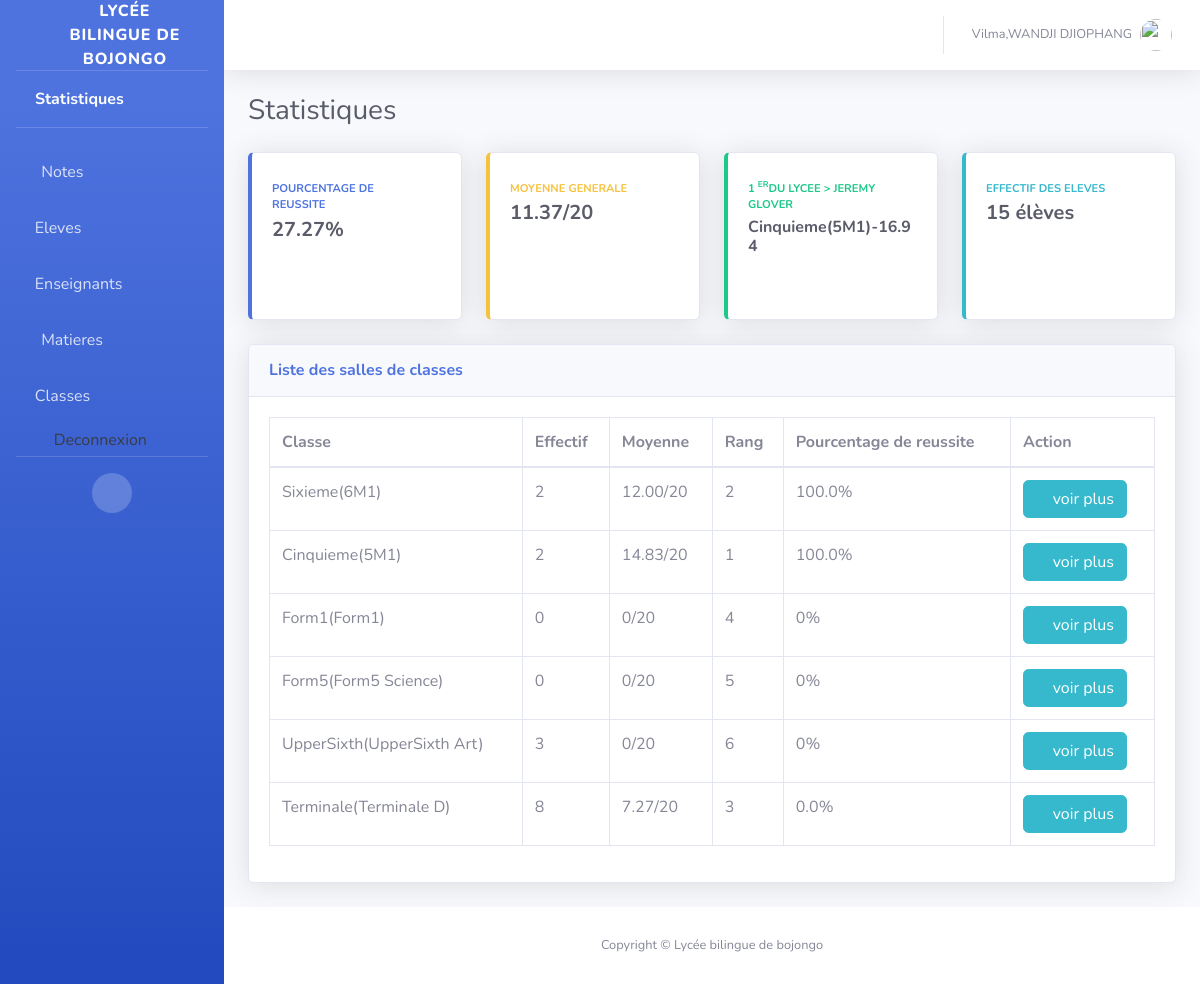
Screenshot of /bulletin/ (signed in) with the database file from the repository.
### auth_app/models.py (models this page shows, shortened)
class CustomUser(AbstractUser):
    ROLE_CHOICES = (
        ("eleve", "Élève"),
        ("enseignant", "Enseignant"),
        ("admin", "Administrateur"),
    )
    role = models.CharField(max_length=20, choices=ROLE_CHOICES, default='eleve')
    matricule = models.CharField(max_length=50, unique=True)

### admin_site/models.py (models this page shows, shortened)
class Eleve(models.Model):
    user = models.OneToOneField(CustomUser, on_delete=models.CASCADE, related_name="eleve_profile")
    classe = models.ForeignKey(Classe, on_delete=models.CASCADE, related_name="eleves")
    date_naissance = models.DateField(blank=True, null=True)
    lieu_naissance = models.CharField(max_length=255, default='douala')
    nom_pere = models.CharField(max_length=255)
    nom_mere = models.CharField(max_length=255)
    email_parent = models.EmailField()
    phone_parent = models.CharField(max_length=200)
    password=models.CharField(max_length=200)
    sexe = models.CharField(max_length=50, choices=[
        ("Masculin", "Masculin"),
        ("Feminin", "Feminin"),
    ], default="Feminin")
    @property
    def moyenne(self):
        type_sequence=1
        notes = self.notes.filter(
            evaluation__type_evaluation=type_sequence
        ).select_related('evaluation__matiere')
        if not notes.exists():
            return 0
        total = Decimal('0')
        total_coef = 0
        total = sum([float(note.note) * note.evaluation.matiere.coefficient for note in notes])
        total_coef = sum([note.evaluation.matiere.coefficient for note in notes])
        if total_coef == 0:
            return 0
        return round(total / total_coef, 2)

class Classe(models.Model):
    libelle = models.CharField(max_length=255)
    code = models.CharField(max_length=255, unique=True)
    class Meta:
        unique_together = ('libelle', 'code')
    @property
    def eleve(self):
        return self.eleves.count()
    @property
    def moyenne_generale(self):
        eleves = self.eleves.all()
        if not eleves.exists():
            return 0
        total_moyennes = Decimal('0')
        nb_eleves = 0
        for eleve in eleves:
            moyenne = eleve.moyenne
            if moyenne > 0:  # Ne compter que les élèves qui ont des notes
                total_moyennes += Decimal(moyenne)
                nb_eleves += 1
        if nb_eleves == 0:
            return 0
        return round(total_moyennes / nb_eleves, 2)
    @property
    def pourcentage_reussite(self):
        seuil=10
        eleves = self.eleves.all()
        if not eleves.exists():
            return 0
        nb_eleves_avec_notes = 0
        nb_reussis = 0
        for eleve in eleves:
            moyenne = eleve.moyenne
            if moyenne > 0:  # Élève ayant au moins une note
                nb_eleves_avec_notes += 1
                if moyenne >= seuil:
                    nb_reussis += 1
        if nb_eleves_avec_notes == 0:
            return 0
        return round((nb_reussis / nb_eleves_avec_notes) * 100, 2)
    @property
    def rang(self):
        try:
            toutes_classes = Classe.objects.all()
            if not toutes_classes.exists():
                return None
            moyennes_classes = []
            for classe in toutes_classes:
                try:
                    moyenne = classe.moyenne_generale
                    moyenne = float(moyenne) if moyenne else 0
                except Exception:
                    moyenne = 0
                moyennes_classes.append({
                    'classe_id': classe.id,
                    'moyenne': moyenne
                })
            moyennes_classes.sort(key=lambda x: float(x['moyenne']), reverse=True)
            for i, item in enumerate(moyennes_classes, 1):
                if item['classe_id'] == self.id:
                    return i
            return None
        except Exception as e:
            print(f"Erreur dans le calcul du rang: {e}")
            return None
    def __str__(self):
        return f'{self.libelle}({self.code})'

class Note(models.Model):
    evaluation = models.ForeignKey(Evaluation, on_delete=models.CASCADE, related_name="notes")
    note = models.DecimalField(max_digits=5, decimal_places=2)
    eleve = models.ForeignKey(Eleve, on_delete=models.CASCADE, related_name="notes")

class Evaluation(models.Model):
    matiere = models.ForeignKey(Matiere, on_delete=models.CASCADE, related_name="evaluations")
    classe = models.ForeignKey(Classe, on_delete=models.CASCADE, related_name="evaluations")
    type_evaluation = models.CharField(max_length=50, choices=[
        ("1", "Sequence 1"),
        ("2", "Sequence 2"),
    ])
    date = models.DateField(auto_now_add=True)
    class Meta:
        unique_together = ('classe', 'matiere', 'type_evaluation')

class Matiere(models.Model):
    nom = models.CharField(max_length=100)  # Ex: Mathématiques, Physique
    coefficient = models.PositiveIntegerField(default=1)
    enseignant = models.ForeignKey(Enseignant, on_delete=models.CASCADE, null=True, blank=True, related_name='enseignant_matiere')
    classe = models.ForeignKey(Classe, on_delete=models.CASCADE, null=True, blank=True)

### bulletin/views.py (the view)
# urls.py: path('',index, name='index'),
def index(request):
    eleves = Eleve.objects.select_related('classe', 'user').all()
    if not eleves.exists():
        return None
    meilleur_eleve = None
    meilleure_moyenne = 0
    for eleve in eleves:
        moyenne = eleve.moyenne
        if moyenne > meilleure_moyenne:
            meilleure_moyenne = moyenne
            meilleur_eleve = eleve
    """
    Calcule la moyenne générale de toutes les classes
    """
    classes = Classe.objects.all()
    if not classes.exists():
        return 0
    total_moyennes = Decimal('0')
    nb_classes = 0
    for classe in classes:
        moyenne = classe.moyenne_generale
        if moyenne > 0:
            total_moyennes += Decimal(str(moyenne))
            nb_classes += 1
    if nb_classes == 0:
        return 0
    moyenne_generale= round(float(total_moyennes) / nb_classes, 2)
    """
    Calcule le pourcentage de réussite du lycée
    seuil: note minimale pour considérer qu'un élève a réussi (par défaut 10/20)
    """
    eleves = Eleve.objects.all()
    if not eleves.exists():
        return 0
    nb_eleves_avec_notes = 0
    nb_eleves_reussis = 0
    for eleve in eleves:
        moyenne = eleve.moyenne
        if moyenne > 0:  # Élève ayant au moins une note
            nb_eleves_avec_notes += 1
            if moyenne >= 10:
                nb_eleves_reussis += 1
    if nb_eleves_avec_notes == 0:
        return 0
    pourcentage = round((nb_eleves_reussis / nb_eleves_avec_notes) * 100, 2)
    context = {
        'meilleur_eleve':meilleur_eleve,
        'eleve':Eleve.objects.count(),
        'enseignant':Enseignant.objects.count(),
        'classes':Classe.objects.all(),
        'moyenne_generale':moyenne_generale,
        'pourcentage':pourcentage
    }
    return render(request, 'classes.html', context)

### bulletin/templates/classes.html (shortened to what this page needs)
{% extends 'base.html' %}
{% block 'content' %}
<div class="d-sm-flex align-items-center justify-content-between mb-4">
    <h1 class="h3 mb-0 text-gray-800">Statistiques</h1>
</div>
<div class="row">
    <div class="col-xl-3 col-md-6 mb-4">
        <div class="card border-left-primary shadow h-100 py-2">
            <div class="card-body">
                <div class="row no-gutters align-items-center">
                    <div class="col mr-2">
                        <div class="text-xs font-weight-bold text-primary text-uppercase mb-1">
                            Pourcentage de reussite</div>
                        <div class="h5 mb-0 font-weight-bold text-gray-800">{{pourcentage}}%</div>
                    </div>
                    <div class="col-auto">
                        <i class="fas fa-calendar fa-2x text-gray-300"></i>
                    </div>
                </div>
            </div>
        </div>
    </div>
    <div class="col-xl-3 col-md-6 mb-4">
        <div class="card border-left-warning shadow h-100 py-2">
            <div class="card-body">
                <div class="row no-gutters align-items-center">
                    <div class="col mr-2">
                        <div class="text-xs font-weight-bold text-warning text-uppercase mb-1">
                            Moyenne generale</div>
                        <div class="h5 mb-0 font-weight-bold text-gray-800">{{moyenne_generale}}/20</div>
                    </div>
                    <div class="col-auto">
                        <i class="fas fa-graduation-cap fa-2x text-gray-300"></i>
                    </div>
                </div>
            </div>
        </div>
    </div>
    <div class="col-xl-3 col-md-6 mb-4">
        <div class="card border-left-success shadow h-100 py-2">
            <div class="card-body">
                <div class="row no-gutters align-items-center">
                    <div class="col mr-2">
                        <div class="text-xs font-weight-bold text-success text-uppercase mb-1">
                            1 <sup>er</sup>du Lycee > {{meilleur_eleve.user.get_full_name}}</div>
                        <div class="h6 mb-0 font-weight-bold text-gray-800">{{meilleur_eleve.classe}}-{{meilleur_eleve.moyenne}}</div>
                    </div>
                    <div class="col-auto">
                        <i class="fas fa-user-graduate fa-2x text-gray-300"></i>
                    </div>
                </div>
            </div>
        </div>
    </div>
    <div class="col-xl-3 col-md-6 mb-4">
        <div class="card border-left-info shadow h-100 py-2">
            <div class="card-body">
                <div class="row no-gutters align-items-center">
                    <div class="col mr-2">
                        <div class="text-xs font-weight-bold text-info text-uppercase mb-1">Effectif des eleves
                        </div>
                        <div class="row no-gutters align-items-center">
                            <div class="col-auto">
                                <div class="h5 mb-0 mr-3 font-weight-bold text-gray-800">{{eleve}} élèves</div>
                            </div>
                        </div>
                    </div>
                    <div class="col-auto">
                        <i class="fas fa-users fa-2x text-gray-300"></i>
                    </div>
                </div>
            </div>
        </div>
    </div>
</div>
<div class="card shadow mb-4">
    <div class="card-header py-3">
        <h6 class="m-0 font-weight-bold text-primary">Liste des salles de classes</h6>
    </div>
    <div class="card-body">
        <div class="table-responsive">
            <table class="table table-bordered" id="dataTable" width="100%" cellspacing="0">
                <thead>
                    <tr>
                        <th>Classe</th>
                        <th>Effectif</th>
                        <th>Moyenne</th>
                        <th>Rang</th>
                        <th>Pourcentage de reussite</th>
                        <th>Action</th>
                    </tr>
                </thead>
                <tbody>
                    {% for classe in classes %}
                    <tr>
                        <td>{{classe}}</td>
                        <td>{{classe.eleve}}</td>
                        <td>{{classe.moyenne_generale}}/20</td>
                        <td>{{classe.rang}}</td>
                        <td>{{classe.pourcentage_reussite}}%</td>
                        <td>
                            <a href="{% url 'moyenne_eleve' classe.id %}" class="btn btn-info"><i class="fa fa-eye"></i> voir plus</a>
                        </td>
                    </tr>
                    {% endfor %}
                </tbody>
            </table>
        </div>
    </div>
</div>
{% endblock %}

### admin_site/templates/includes/topbar.html (shortened to what this page needs)
{% load static %}
<div id="content">
    <nav class="navbar navbar-expand navbar-light bg-white topbar mb-4 static-top shadow">
        <ul class="navbar-nav ml-auto">
            <li class="nav-item dropdown no-arrow">
                <a class="nav-link dropdown-toggle" href="#" id="userDropdown" role="button" data-toggle="dropdown"
                    aria-haspopup="true" aria-expanded="false">
                    <span class="mr-2 d-none d-lg-inline text-gray-600 small">{{user.first_name}},{{user.last_name}}</span>
                    <img class="img-profile rounded-circle" src="{% static 'img/undraw_profile.svg' %}">
                </a>
            </li>
        </ul>
    </nav>

### rows the page displays
Eleve: user.get_full_name "JEREMY GLOVER", classe "Cinquieme(5M1)", moyenne "16.94"
Classe: libelle+code "Sixieme(6M1)", eleve "2", moyenne_generale "12.00", rang "2", pourcentage_reussite "100.0"
Classe: libelle+code "Cinquieme(5M1)", eleve "2", moyenne_generale "14.83", rang "1", pourcentage_reussite "100.0"
Classe: libelle+code "Form1(Form1)", eleve "0", moyenne_generale "0", rang "4", pourcentage_reussite "0"
Classe: libelle+code "Form5(Form5 Science)", eleve "0", moyenne_generale "0", rang "5", pourcentage_reussite "0"
Classe: libelle+code "UpperSixth(UpperSixth Art)", eleve "3", moyenne_generale "0", rang "6", pourcentage_reussite "0"
Classe: libelle+code "Terminale(Terminale D)", eleve "8", moyenne_generale "7.27", rang "3", pourcentage_reussite "0.0"

### other values shown
{{ user.first_name }} "Vilma"
{{ user.last_name }} "WANDJI DJIOPHANG"
{{ pourcentage }} "27.27"
{{ moyenne_generale }} "11.37"
{{ eleve }} "15"
